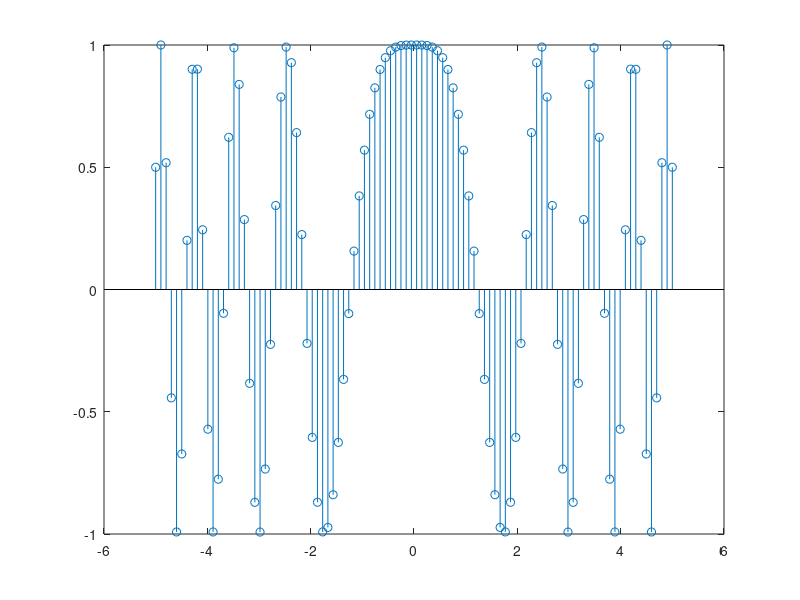
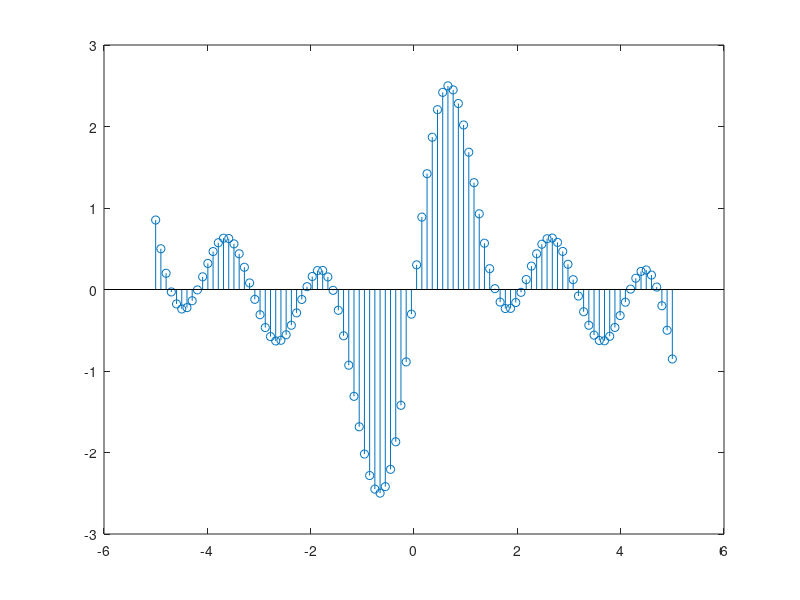

Source code (MATLAB) for these figures, in order: (Note: this script raises an error after producing the figures.)

%a
figure(1)
X = linspace(-5,5)';
Y = cos(pi*((X.^2)/3));
stem(X,Y)

hold

%b
figure(2)
X = linspace(-5,5)';
Y = sin(X)+sin(2*X)+sin(3*X);
stem(X,Y)

hold


%c
figure(3)
X = linspace(-5,5)';
Y = 3*(exp(-2*X).*heaviside(X));
stem(X,Y)


hold